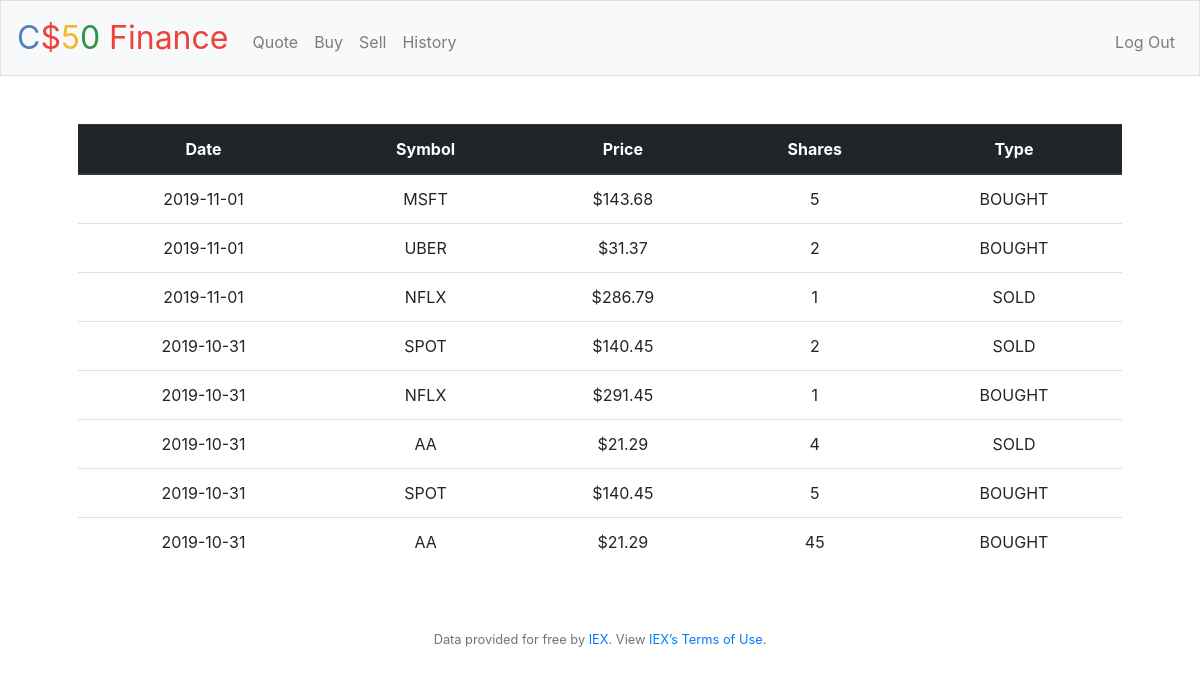
The app's page /history (signed in) with its own data.
### tables this page shows
CREATE TABLE 'history' ('id' integer PRIMARY KEY NOT NULL, 'user_id' integer NOT NULL, 'date' date NOT NULL DEFAULT CURRENT_DATE, 'symbol' varchar(255) NOT NULL, 'shares' integer NOT NULL, 'price' real NOT NULL);

### application.py (the view)
@app.route("/history")
@login_required
def history():
    if request.method == "GET":
        result=db.execute("SELECT date,symbol,shares,price FROM history WHERE user_id=:user ORDER BY id DESC",user=session["user_id"])
        return render_template("history.html", result=result)

### application.py (called while the page is built)
@app.after_request
def after_request(response):
    response.headers["Cache-Control"] = "no-cache, no-store, must-revalidate"
    response.headers["Expires"] = 0
    response.headers["Pragma"] = "no-cache"
    return response

### helpers.py (called while the page is built)
def login_required(f):
    @wraps(f)
    def decorated_function(*args, **kwargs):
        if session.get("user_id") is None:
            return redirect("/login")
        return f(*args, **kwargs)
    return decorated_function

def usd(value):
    return f"${value:,.2f}"

### templates/history.html (shortened to what this page needs)
{% extends "layout.html"%}
{% block main %}
<table class="table">
  <thead class="thead-dark">
    <tr>
      <th scope="col">Date</th>
      <th scope="col">Symbol</th>
      <th scope="col">Price</th>
      <th scope="col">Shares</th>
      <th scope="col">Type</th>
    </tr>
  </thead>
  <tbody>
    {% for stock in result %}
    <tr>
      <td>{{stock.date}}</td>
      <td>{{stock.symbol}}</td>
      <td>{{stock.price|usd}}</td>
      {% if stock.shares > 0 %}
      <td>{{stock.shares|int}}</td>
      <td>BOUGHT</td>
      {% else %}
      <td>{{stock.shares|abs}}</td>
      <td>SOLD</td>
      {% endif %}
    </tr>
    {% endfor %}
  </tbody>
</table>
{% endblock %}

### templates/layout.html (shortened to what this page needs)
<!DOCTYPE html>
<html lang="en">
    <head>
        <link href="https://maxcdn.bootstrapcdn.com/bootstrap/4.1.3/css/bootstrap.min.css" rel="stylesheet">
        <link href="/static/styles.css" rel="stylesheet">
    </head>
    <body>
        <nav class="navbar navbar-expand-md navbar-light bg-light border">
            <a class="navbar-brand" href="/"><span class="blue">C</span><span class="red">$</span><span class="yellow">5</span><span class="green">0</span> <span class="red">Finance</span></a>
            <div class="collapse navbar-collapse" id="navbar">
                {% if session.user_id %}
                    <ul class="navbar-nav mr-auto mt-2">
                        <li class="nav-item"><a class="nav-link" href="/quote">Quote</a></li>
                        <li class="nav-item"><a class="nav-link" href="/buy">Buy</a></li>
                        <li class="nav-item"><a class="nav-link" href="/sell">Sell</a></li>
                        <li class="nav-item"><a class="nav-link" href="/history">History</a></li>
                    </ul>
                    <ul class="navbar-nav ml-auto mt-2">
                        <li class="nav-item"><a class="nav-link" href="/logout">Log Out</a></li>
                    </ul>
                {% else %}
                    <ul class="navbar-nav ml-auto mt-2">
                        <li class="nav-item"><a class="nav-link" href="/register">Register</a></li>
                        <li class="nav-item"><a class="nav-link" href="/login">Log In</a></li>
                    </ul>
                {% endif %}
            </div>
        </nav>
        <main class="container p-5">
            {% block main %}{% endblock %}
        </main>
        <footer class="small text-center text-muted">
            Data provided for free by <a href="https://iextrading.com/developer">IEX</a>. View <a href="https://iextrading.com/api-exhibit-a/">IEX’s Terms of Use</a>.
        </footer>
    </body>
</html>

### static/styles.css (style rules this page uses)
nav .navbar-brand { font-size: xx-large; }
nav .navbar-brand .blue { color: #537fbe; }
nav .navbar-brand .red { color: #ea433b; }
nav .navbar-brand .yellow { color: #f5b82e; }
nav .navbar-brand .green { color: #2e944b; }
main { overflow-x: auto; text-align: center; }

### records on screen
history: date "2019-11-01", symbol "MSFT", price "$143.68", shares "5"
history: date "2019-11-01", symbol "UBER", price "$31.37", shares "2"
history: date "2019-11-01", symbol "NFLX", price "$286.79", shares|abs "1"
history: date "2019-10-31", symbol "SPOT", price "$140.45", shares|abs "2"
history: date "2019-10-31", symbol "NFLX", price "$291.45", shares "1"
history: date "2019-10-31", symbol "AA", price "$21.29", shares|abs "4"
history: date "2019-10-31", symbol "SPOT", price "$140.45", shares "5"
history: date "2019-10-31", symbol "AA", price "$21.29", shares "45"
